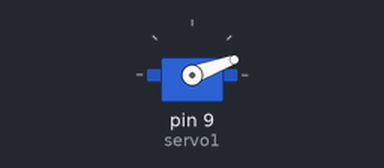
A sketch run on a simulated Arduino Uno, built with avr-gcc and run on an emulated ATmega328P. On the bench: servo.

Above: at 0.05 s.
At 2.05 s:
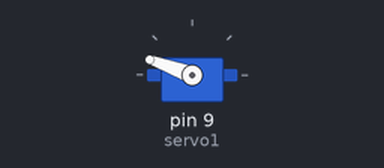
At 4.0 s:
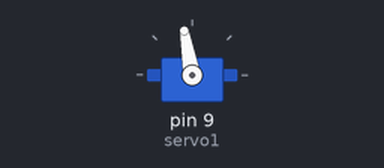
Timing chart, 0 to 5.2 s (numbered marks = the images above):
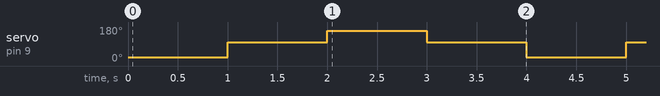

The sketch:

test_servo.ino
```cpp
// Test du servo
#include <Servo.h>
Servo servo1;

void setup() {
  // put your setup code here, to run once:
servo1.attach(9);
}

void loop() {
  // put your main code here, to run repeatedly:
servo1.write(20);
delay(1000);
servo1.write(100);
delay(1000);
servo1.write(160);
delay(1000);
servo1.write(100);
delay(1000);
}
```

Measured:
- by itself, servo on pin 9 (servo1): repeats every 4.0 s: 160° 1.0 s, 100° 1.0 s, 20° 1.0 s, 100° 1.0 s
